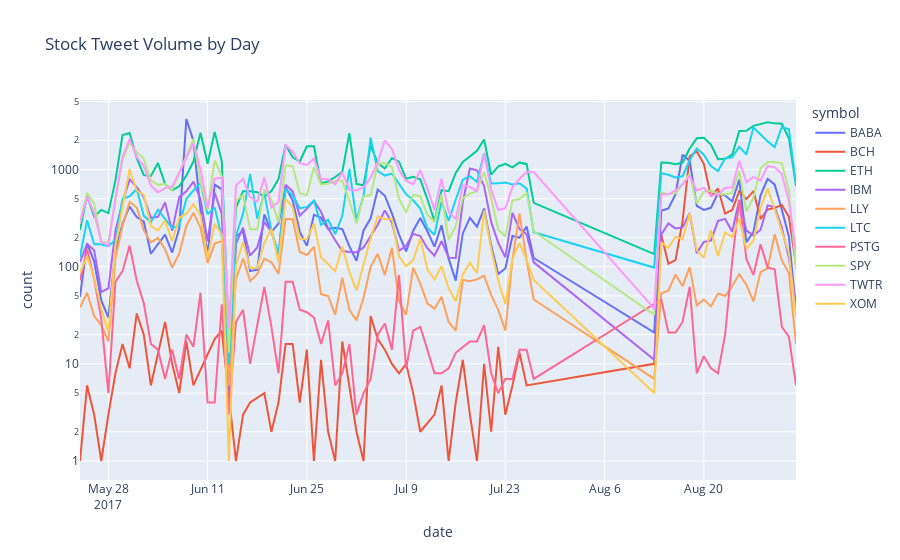

Notebook source saved alongside this figure:
### Code cell
stocklist=df2['symbol'].to_list()
stocksmall=df[df['symbol'].isin(stocklist)]
fig = px.line(stocksmall, 
              x='date',
              y='count', 
              color = 'symbol', 
              title='Stock Tweet Volume by Day', 
              log_y = True)
fig.show()
